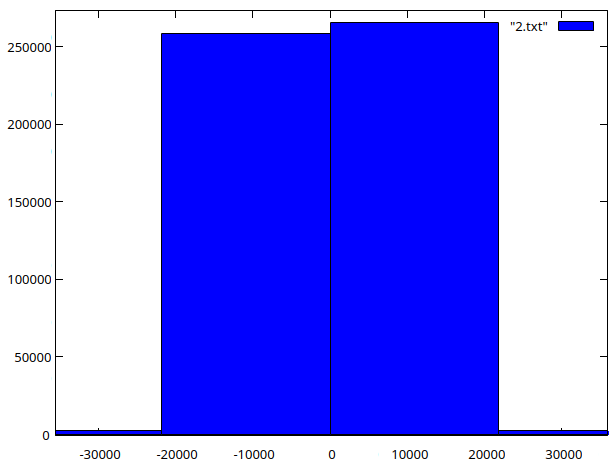
#> input picture 1_Ano/1_Semestre/IC/Projetos/IC-First_Assignment/Documents/Images/2.png, 614 x 466 px; its folder holds only this picture in this run
$ python haar_benchmark.py
#> lines starting #> are read from the running program, lines starting #| are printed output that depends on the picture
import os
import time
from pathlib import Path
import cv2
import matplotlib.pyplot as plt
import numpy as np
import pandas as pd
from tqdm import tqdm

# ==========================================
# 1. CONFIGURAÇÕES GERAIS
# ==========================================
PROJECT_DIR = Path(__file__).resolve()
DATASET_DIR = PROJECT_DIR.parent.parent / "dataset" / "test_dataset" # podes ter que mudar
OUTPUT_DIR = PROJECT_DIR.parent.parent / "models" / "comparison" / "haar_benchmark_results"
IMAGES_DIR = DATASET_DIR / "images"

HAAR_PARAMS = {
    "scaleFactor": 1.05,
    "minNeighbors": 5,
    "minSize": (20, 20)
}

# ==========================================
# 2. AVALIAÇÃO E INFERÊNCIA DO HAAR CASCADE
# ==========================================
def evaluate_haar():
    """Corre a inferência do Haar Cascade em todas as imagens e recolhe métricas de latência e características."""
    print("\n--- A carregar o classificador Haar Cascade ---")
    face_cascade = cv2.CascadeClassifier(
        cv2.data.haarcascades + "haarcascade_frontalface_default.xml"
    )
    print("a ", IMAGES_DIR)

    image_paths = list(IMAGES_DIR.rglob("*.*"))
    results_data = []

    # Limite para testes rápidos (podes remover depois)
    image_paths = image_paths[0:100]

    print(f"A processar {len(image_paths)} imagens para benchmark de tempo...")

    for img_path in tqdm(image_paths, desc="Haar Cascade", unit="imagem"):
        img = cv2.imread(str(img_path))
#> img is the input picture: shape (466, 614, 3); mean B, G, R 249.7, 127.9, 127.9
        if img is None:
            continue

        gray = cv2.cvtColor(img, cv2.COLOR_BGR2GRAY)
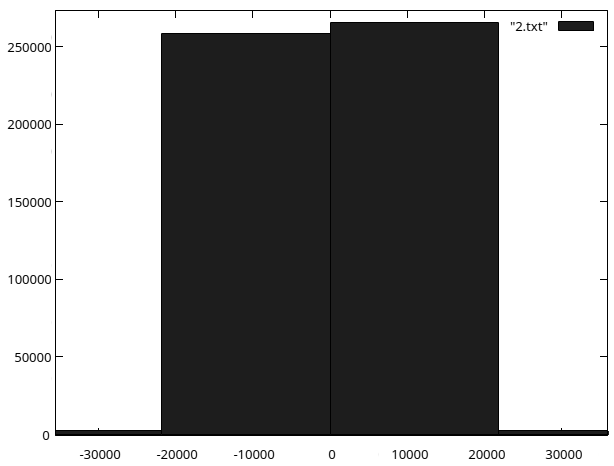
#> gray: shape (466, 614); min 0, max 255, mean 141.7
        img_h, img_w = gray.shape
#> img_h = 466; img_w = 614
        image_pixels = img_w * img_h
#> image_pixels = 286124

        # Medir o tempo de inferência puro da função detectMultiScale3
        start_time = time.perf_counter()

        faces, rejectLevels, levelWeights = face_cascade.detectMultiScale3(
            gray,
            scaleFactor=HAAR_PARAMS["scaleFactor"],
            minNeighbors=HAAR_PARAMS["minNeighbors"],
            minSize=HAAR_PARAMS["minSize"],
            outputRejectLevels=True
        )
#> faces = (); rejectLevels = (); levelWeights = ()
        inference_time_ms = (time.perf_counter() - start_time) * 1000.0

        n_faces = len(faces)
#> n_faces = 0

        # Calcular dimensões mínimas das faces detetadas e extrair confianças
        min_face_dim = 0
        confidences = []

        if n_faces > 0:
            dims = [min(w, h) for (x, y, w, h) in faces]
            min_face_dim = min(dims)

            # Converter levelWeights para uma lista normal de floats
            if levelWeights is not None:
                confidences = np.array(levelWeights).flatten().tolist()

        results_data.append({
            "image_name": img_path.name,
            "inference_time_ms": inference_time_ms,
            "n_faces": n_faces,
            "min_face_dim": min_face_dim,
            "image_pixels": image_pixels,
            "image_megapixels": image_pixels / 1e6,
            "confidences": confidences,
            "mean_confidence": np.mean(confidences) if confidences else 0.0,
            "max_confidence": np.max(confidences) if confidences else 0.0
        })

    return pd.DataFrame(results_data)

# ==========================================
# 3. GERAÇÃO DOS GRÁFICOS
# ==========================================
def generate_plots(df_results):
    """Gera gráficos vetoriais detalhados sobre o tempo de inferência do Haar Cascade."""
    OUTPUT_DIR.mkdir(parents=True, exist_ok=True)

    def save_plot(figure, filename):
        path = OUTPUT_DIR / f"{filename}.svg"
        figure.savefig(path, format="svg", bbox_inches="tight")
        plt.close(figure)
        print(f"Gráfico guardado: {path}")

    with plt.style.context("seaborn-v0_8-whitegrid"), plt.rc_context({
            "font.family": "DejaVu Sans", "font.size": 11, "svg.fonttype": "none"}):

        # --- 1. Inference Latency Distribution (Boxplot / Histograma) ---
        fig, ax = plt.subplots(figsize=(8, 6))
        ax.hist(df_results["inference_time_ms"], bins=30, color="crimson", edgecolor="0.2", alpha=0.85)
        mean_time = df_results["inference_time_ms"].mean()
        ax.axvline(mean_time, color="black", linestyle="--", linewidth=1.5, label=f"Média: {mean_time:.2f} ms")
        ax.set_xlabel("Inference Time per Image (ms)", fontsize=12)
        ax.set_ylabel("Frequency (Number of Images)", fontsize=12)
        ax.set_title("Haar Cascade - Inference Latency Distribution", fontsize=14, fontweight="bold")
        ax.legend(fontsize=11)
        save_plot(fig, "haar_latency_distribution")

        # --- 2. Inference Time vs. Number of Faces (Crowd Impact) ---
        fig, ax = plt.subplots(figsize=(8, 6))
        ax.scatter(df_results["n_faces"], df_results["inference_time_ms"], color="royalblue", alpha=0.5, edgecolors="none", s=30)
        ax.set_xlabel("Number of Faces Detected (per image)", fontsize=12)
        ax.set_ylabel("Inference Time (ms)", fontsize=12)
        ax.set_title("Inference Time vs. Number of Faces", fontsize=14, fontweight="bold")
        ax.set_ylim(bottom=0)
        save_plot(fig, "haar_time_vs_n_faces")

        # --- 3. Inference Time vs. Minimum Face Size ---
        fig, ax = plt.subplots(figsize=(8, 6))
        # Filtrar apenas imagens onde foram detetadas faces para fazer sentido analítico
        df_faces_only = df_results[df_results["n_faces"] >  0]
        ax.scatter(df_faces_only["min_face_dim"], df_faces_only["inference_time_ms"], color="forestgreen", alpha=0.5, edgecolors="none", s=30)
        ax.set_xlabel("Minimum Face Dimension (pixels)", fontsize=12)
        ax.set_ylabel("Inference Time (ms)", fontsize=12)
        ax.set_title("Inference Time vs. Face Scale/Size", fontsize=14, fontweight="bold")
        ax.set_ylim(bottom=0)
        save_plot(fig, "haar_time_vs_face_size")

        # --- 4. Inference Time vs. Image Resolution (Megapixels) ---
        fig, ax = plt.subplots(figsize=(8, 6))
        ax.scatter(df_results["image_megapixels"], df_results["inference_time_ms"], color="darkorange", alpha=0.5, edgecolors="none", s=30)
        ax.set_xlabel("Image Resolution (Megapixels)", fontsize=12)
        ax.set_ylabel("Inference Time (ms)", fontsize=12)
        ax.set_title("Inference Time vs. Image Resolution", fontsize=14, fontweight="bold")
        ax.set_ylim(bottom=0)
        ax.set_xlim(left=0)
        save_plot(fig, "haar_time_vs_image_resolution")

# ==========================================
# 4. EXECUÇÃO PRINCIPAL
# ==========================================
if __name__ == "__main__":
    if not IMAGES_DIR.exists():
        print(f"Erro: A pasta de imagens não foi encontrada em {IMAGES_DIR}")
    else:
        # 1. Executa avaliações de tempo e características
        df_metrics = evaluate_haar()
#> df_metrics = table of 1 rows and 9 columns

        if not df_metrics.empty:
            print("\n--- A estatísticas recolhidas ---")
            print(f"Tempo médio de inferência: {df_metrics['inference_time_ms'].mean():.2f} ms")
#| Tempo médio de inferência: 170.03 ms
            print(f"Tempo mediano de inferência: {df_metrics['inference_time_ms'].median():.2f} ms")
#| Tempo mediano de inferência: 170.03 ms

            # 2. Gera os gráficos
            print("\n--- A gerar gráficos de desempenho do Haar Cascade ---")
            generate_plots(df_metrics)
#> in save_plot, `figure.savefig(path, format="svg", bbox_inches="tight")`:
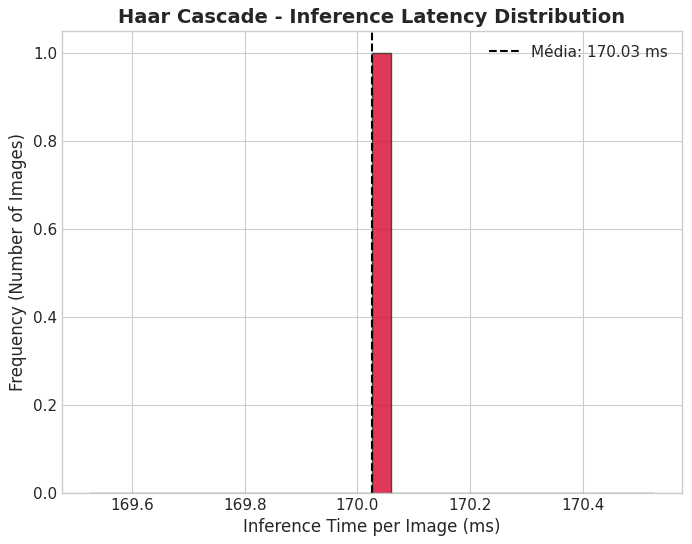
#> figure drawn by matplotlib, 1 panel; tallest bar 1 high, from x = 170 to 170.1
#> call 2 of save_plot, with filename = 'haar_time_vs_n_faces'
#> in save_plot (call 2), `figure.savefig(path, format="svg", bbox_inches="tight")`:
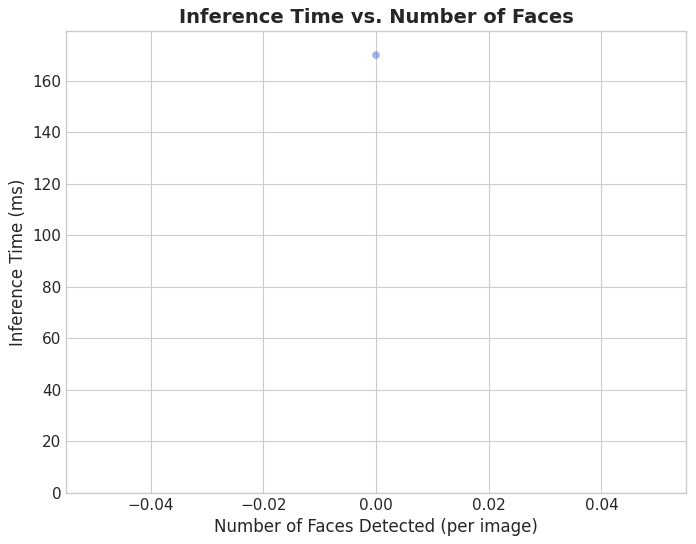
#> figure drawn by matplotlib, 1 panel
#> call 3 of save_plot, with filename = 'haar_time_vs_face_size'
#> in save_plot (call 3), `figure.savefig(path, format="svg", bbox_inches="tight")`:
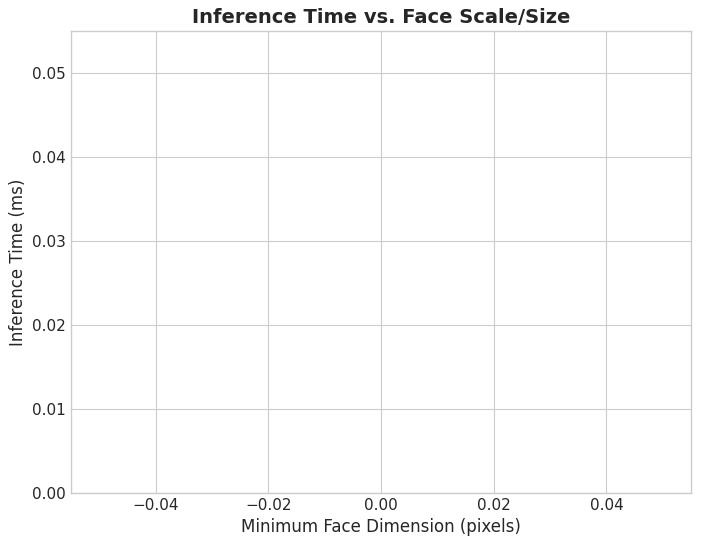
#> figure drawn by matplotlib, 1 panel
#> call 4 of save_plot, with filename = 'haar_time_vs_image_resolution'
#> in save_plot (call 4), `figure.savefig(path, format="svg", bbox_inches="tight")`:
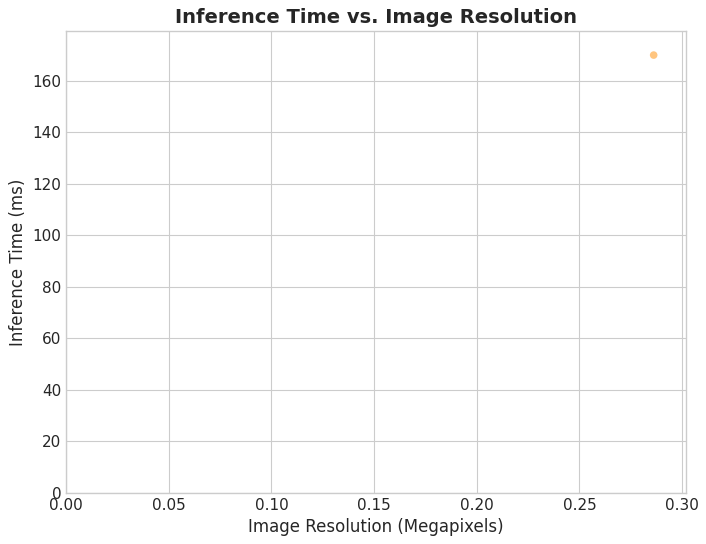
#> figure drawn by matplotlib, 1 panel

            # Guardar os dados brutos num CSV para referência futura
            csv_path = OUTPUT_DIR / "haar_inference_stats.csv"
            df_metrics.to_csv(csv_path, index=False)
            print(f"\nResultados exportados para: {csv_path}")
            print(f"Todos os gráficos foram guardados na pasta: {OUTPUT_DIR.absolute()}")
        else:
            print("Nenhuma imagem foi processada com sucesso.")

$ run again, on 1_Ano/1_Semestre/IC/Projetos/IC-First_Assignment/Documents/Images/mid_no_compression.png
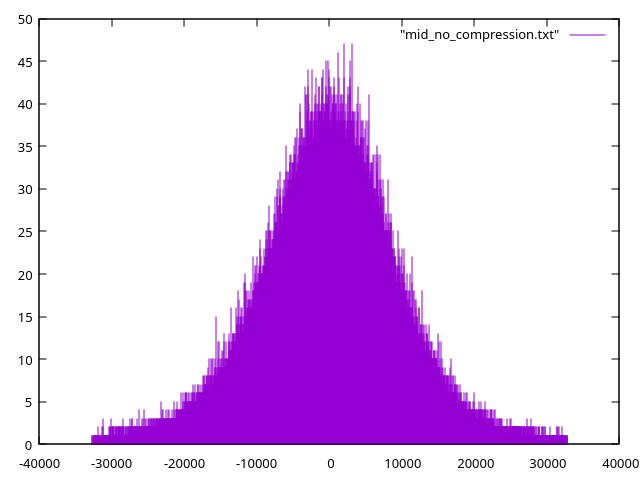
#> input picture 1_Ano/1_Semestre/IC/Projetos/IC-First_Assignment/Documents/Images/mid_no_compression.png, 640 x 480 px
#> in evaluate_haar, img is the input picture: shape (480, 640, 3); mean B, G, R 242.5, 201.1, 230.2
#> in evaluate_haar, `gray = cv2.cvtColor(img, cv2.COLOR_BGR2GRAY)`:
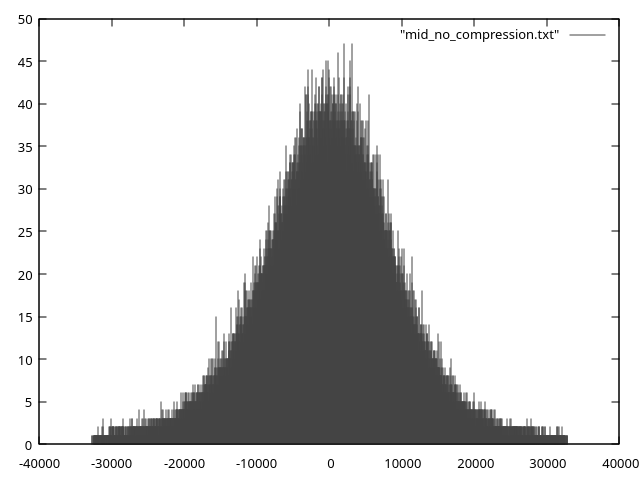
#> gray: shape (480, 640); min 0, max 255, mean 214.5
#> faces = ()
#> n_faces = 0
#> df_metrics = table of 1 rows and 9 columns
#| Tempo médio de inferência: 133.72 ms
#| Tempo mediano de inferência: 133.72 ms
#> in save_plot (call 4), `figure.savefig(path, format="svg", bbox_inches="tight")`:
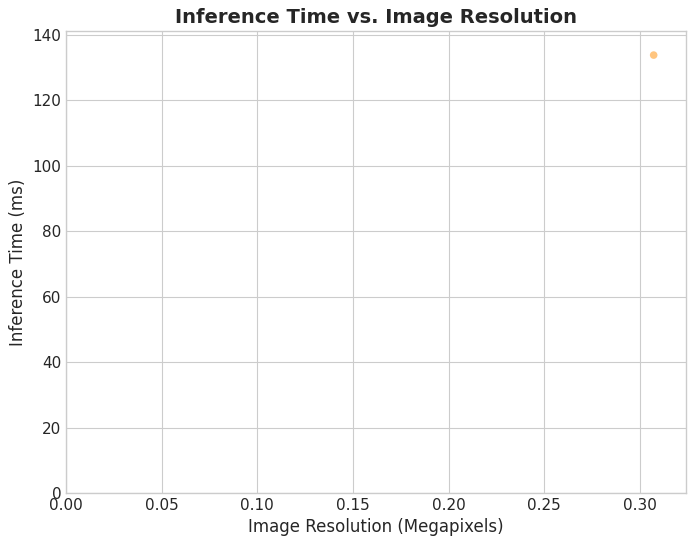
#> figure drawn by matplotlib, 1 panel

$ run again, on 1_Ano/1_Semestre/IC/Projetos/IC-First_Assignment/Documents/Images/4.png
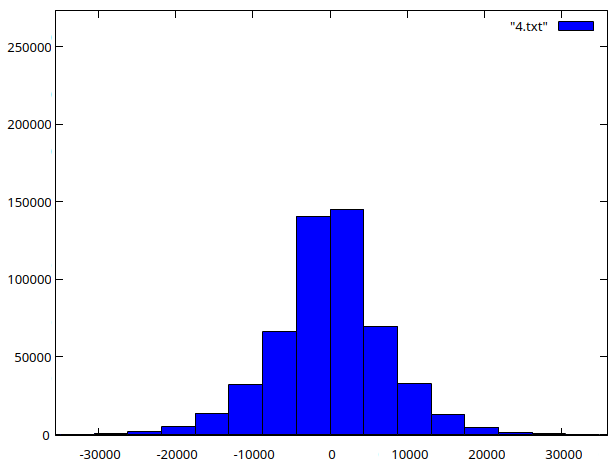
#> input picture 1_Ano/1_Semestre/IC/Projetos/IC-First_Assignment/Documents/Images/4.png, 614 x 466 px
#> in evaluate_haar, img is the input picture: shape (466, 614, 3); mean B, G, R 250, 226.3, 226.3
#> in evaluate_haar, `gray = cv2.cvtColor(img, cv2.COLOR_BGR2GRAY)`:
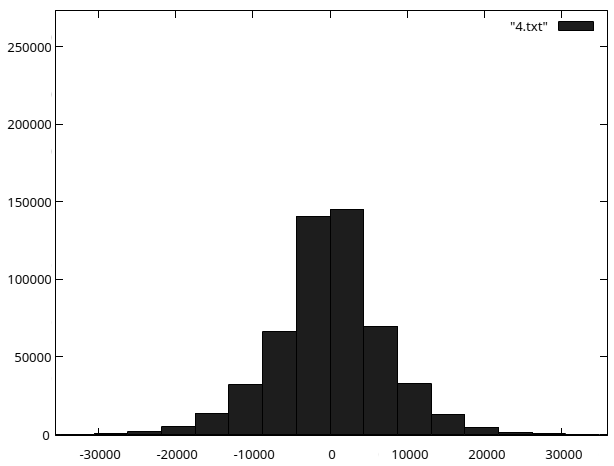
#> gray: shape (466, 614); min 0, max 255, mean 229
#> faces = ()
#> n_faces = 0
#> df_metrics = table of 1 rows and 9 columns
#| Tempo médio de inferência: 141.48 ms
#| Tempo mediano de inferência: 141.48 ms
#> in save_plot (call 4), `figure.savefig(path, format="svg", bbox_inches="tight")`:
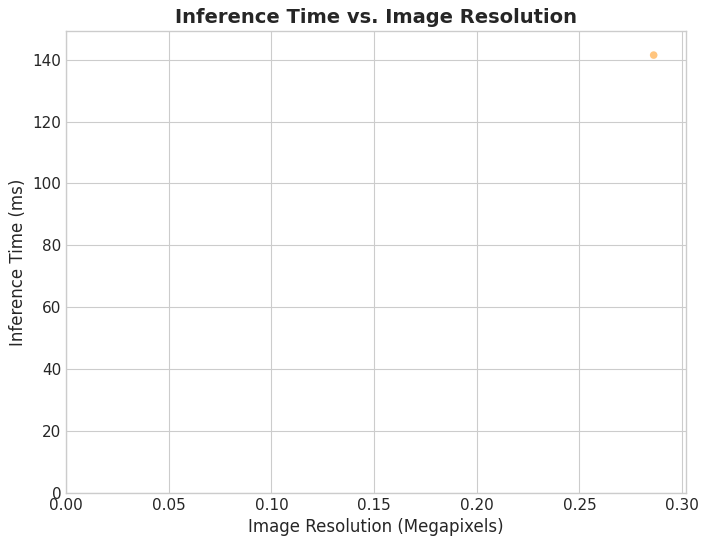
#> figure drawn by matplotlib, 1 panel
